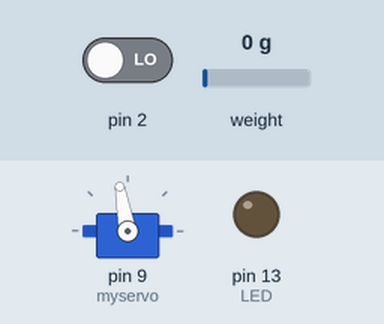
Recording of a sketch running on a simulated Arduino Uno, built with avr-gcc and run on an emulated ATmega328P. Shown: servo, output pins drawn as LEDs (lit = HIGH). Inputs (shaded band) come from the test bench; at power-on: pin 2 LOW, weight on the scale 0 g. What the sketch prints to the serial monitor is not drawn.

Above: at 2.2 s.
Timing chart, 0 to 3.7 s (numbered marks = the images above):
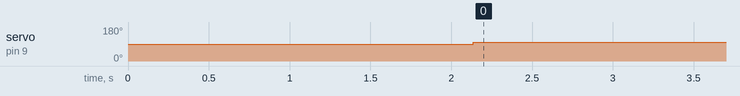

Measured:
- by itself, servo on pin 9 (myservo): 90° → 100° at 2.1 s

The sketch:

ControlLoopNewest.ino
```cpp
#include <Servo.h>
#include "TimerOne.h"
#include <HX711.h>

#define DOUT  4
#define CLK  3

HX711 scale;

Servo myservo;  // create servo object to control a servo

float setWeight = 1000.0;
int iteration_period = 5000;
int timelast = 0;
int servoangle = 100;
float Kp = 0.05;
float c = 90.0;
//float servosetting = 0;

float calibration_factor = 230;

int pos = 0;    // variable to store the servo position
int buttonPin = 7;
int buttonState = 0;
int LED = 13;


unsigned int counter=0; //Sets Counter to 0

unsigned int rotation = 0;


void docount()  //counts from the speed sensor
{
  counter++;  // increase +1 the counter value
}

void timerIsr()
{
  Timer1.detachInterrupt();  //stop the timer
  //Serial.print("Motor Speed: ");
  rotation = (counter * 5.78125);
  //Serial.print(rotation, DEC);
  //Serial.print(" Rotation per Minute");
  //Serial.print("\t");
  //Serial.println();
  counter=0;  //  reset counter to zero
  Timer1.attachInterrupt( timerIsr );  //enable the timer
}

void setup() {
  Serial.begin(115200);

  scale.begin(DOUT, CLK);
  scale.set_scale();
  scale.tare(); //Reset the scale to 0

  long zero_factor = scale.read_average(); //Get a baseline reading

  myservo.attach(9);  // attaches the servo on pin 9 to the servo object
  pinMode(buttonPin, INPUT);

  pinMode(LED, OUTPUT);

  Timer1.initialize(1000000); // set timer for 1sec
  attachInterrupt((0), docount, RISING);  // increase counter when speed sensor pin goes High
  Timer1.attachInterrupt( timerIsr ); // enable the timer
}

void loop() {

  scale.set_scale(calibration_factor); //Adjust to this calibration factor

  //Serial.print("Weight (g): ");
  //Serial.print(scale.get_units(), 1);
  //Serial.print("\t");
  //Serial.println();

//delay(1000);


int  now = micros();

  if ((now-timelast)>=iteration_period){
    //Serial.println(now-timelast);
    timelast = now;

 float  servosetting = (setWeight-scale.get_units())*Kp+c; //Feedback equation
   servosetting = constrain(servosetting, 90, 100); //constrain the servo
   myservo.write(servosetting); //apply the braking

    //Serial.print(servosetting);
    //Serial.print(" ");
    Serial.print(millis());
    Serial.print(",");
    Serial.println(scale.get_units());

  }


}
```
